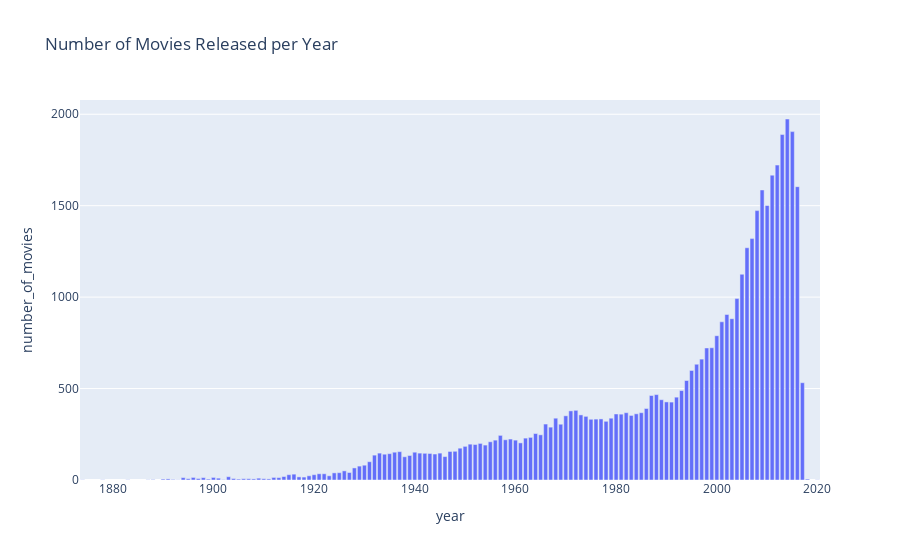

The cell this chart's notebook holds for it:
### Code cell
# Specify an input
messages = [HumanMessage(content="get the number of movies per each year, plot a bar graph using plotly")]

# Run
messages = react_graph_memory.invoke({"messages": messages},config)

### Figure 1 — Plotly figure (JSON) as saved in the notebook; plotly's stock layout.template omitted (floating-point values rounded to 4 significant figures; data arrays with more than 128 entries replaced by an {"elided": "..."} marker saying what was removed)
{"data": [{"alignmentgroup": "True", "hovertemplate": "year=%{x}<br>number_of_movies=%{y}<extra></extra>", "legendgroup": "", "marker": {"color": "#636efa", "pattern": {"shape": ""}}, "name": "", "offsetgroup": "", "orientation": "v", "showlegend": false, "textposition": "auto", "type": "bar", "x": {"elided": "135 int values"}, "xaxis": "x", "y": {"elided": "135 int values"}, "yaxis": "y"}], "layout": {"barmode": "relative", "legend": {"tracegroupgap": 0}, "title": {"text": "Number of Movies Released per Year"}, "xaxis": {"anchor": "y", "domain": [0, 1], "title": {"text": "year"}}, "yaxis": {"anchor": "x", "domain": [0, 1], "title": {"text": "number_of_movies"}}}}
